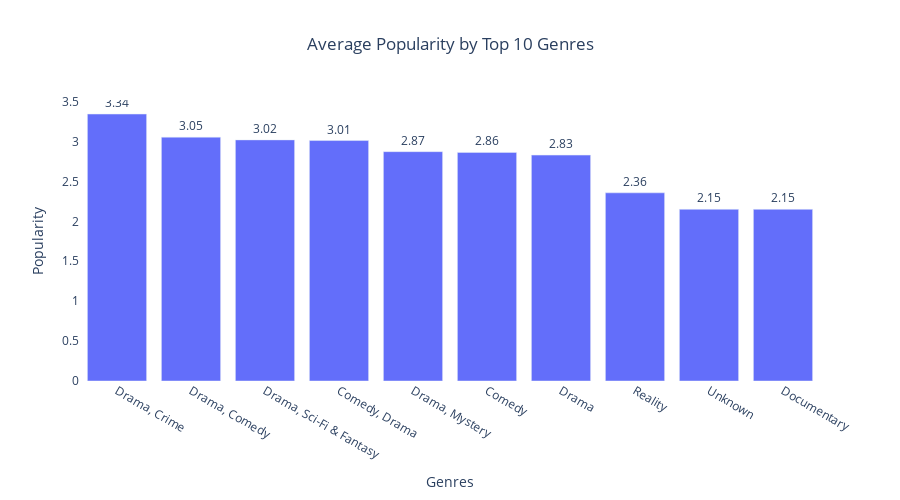

Write notebook code for a chart like this one.
### Code cell
import plotly.express as px

# First, group and aggregate (Plotly needs summarized data for bar charts)
top_genres = df['genres'].value_counts().index[:10]
df_top = df[df['genres'].isin(top_genres)]

df_grouped = df_top.groupby('genres', as_index=False)['popularity'].mean()

# Sort genres by mean vote_average for consistent order
df_grouped = df_grouped.sort_values('popularity', ascending=False)

# Create bar plot
fig = px.bar(
    df_grouped,
    x='genres',
    y='popularity',
    text='popularity',  # Add labels on bars
    title='Average Popularity by Top 10 Genres',
)

# Format labels and layout
fig.update_traces(
    texttemplate='%{text:.2f}',  # Format to 2 decimal places
    textposition='outside'
)

fig.update_layout(
    xaxis_title="Genres",
    yaxis_title="Popularity",
    xaxis={'categoryorder':'total descending'},
    plot_bgcolor='white',
    title_x=0.5,
    width=900,
    height=500
)

fig.show()

### Figure 1 — Plotly figure (JSON) as saved in the notebook; plotly's stock layout.template omitted (floating-point values rounded to 4 significant figures)
{"data": [{"hovertemplate": "genres=%{x}<br>popularity=%{text}<extra></extra>", "legendgroup": "", "marker": {"color": "#636efa", "pattern": {"shape": ""}}, "name": "", "orientation": "v", "showlegend": false, "text": [3.343, 3.054, 3.02, 3.011, 2.872, 2.863, 2.829, 2.357, 2.15, 2.149], "textposition": "outside", "texttemplate": "%{text:.2f}", "type": "bar", "x": ["Drama, Crime", "Drama, Comedy", "Drama, Sci-Fi & Fantasy", "Comedy, Drama", "Drama, Mystery", "Comedy", "Drama", "Reality", "Unknown", "Documentary"], "xaxis": "x", "y": [3.343, 3.054, 3.02, 3.011, 2.872, 2.863, 2.829, 2.357, 2.15, 2.149], "yaxis": "y"}], "layout": {"barmode": "relative", "height": 500, "legend": {"tracegroupgap": 0}, "plot_bgcolor": "white", "title": {"text": "Average Popularity by Top 10 Genres", "x": 0.5}, "width": 900, "xaxis": {"anchor": "y", "categoryorder": "total descending", "domain": [0, 1], "title": {"text": "Genres"}}, "yaxis": {"anchor": "x", "domain": [0, 1], "title": {"text": "Popularity"}}}}
